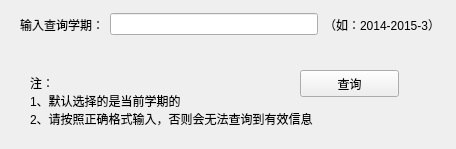
<?xml version="1.0" encoding="UTF-8"?>
<ui version="4.0">
 <class>SearchClassTableWidget</class>
 <widget class="QWidget" name="SearchClassTableWidget">
  <property name="geometry">
   <rect>
    <x>0</x>
    <y>0</y>
    <width>456</width>
    <height>149</height>
   </rect>
  </property>
  <property name="windowTitle">
   <string>查询参数选择</string>
  </property>
  <property name="windowIcon">
   <iconset resource="ustb_app.qrc">
    <normaloff>:/new/prefix1/imgs/icon.png</normaloff>:/new/prefix1/imgs/icon.png</iconset>
  </property>
  <widget class="QPushButton" name="searchBtn">
   <property name="geometry">
    <rect>
     <x>300</x>
     <y>70</y>
     <width>99</width>
     <height>27</height>
    </rect>
   </property>
   <property name="text">
    <string>查询</string>
   </property>
  </widget>
  <widget class="QWidget" name="layoutWidget">
   <property name="geometry">
    <rect>
     <x>20</x>
     <y>10</y>
     <width>421</width>
     <height>29</height>
    </rect>
   </property>
   <layout class="QHBoxLayout" name="horizontalLayout">
    <item>
     <widget class="QLabel" name="label">
      <property name="text">
       <string>输入查询学期：</string>
      </property>
     </widget>
    </item>
    <item>
     <widget class="QLineEdit" name="whichSemesterLineEdit"/>
    </item>
    <item>
     <widget class="QLabel" name="label_2">
      <property name="text">
       <string>（如：2014-2015-3）</string>
      </property>
     </widget>
    </item>
   </layout>
  </widget>
  <widget class="QLabel" name="label_3">
   <property name="geometry">
    <rect>
     <x>30</x>
     <y>60</y>
     <width>381</width>
     <height>81</height>
    </rect>
   </property>
   <property name="text">
    <string>注：
1、默认选择的是当前学期的
2、请按照正确格式输入，否则会无法查询到有效信息</string>
   </property>
  </widget>
  <zorder>layoutWidget</zorder>
  <zorder>label_3</zorder>
  <zorder>searchBtn</zorder>
 </widget>
 <resources>
  <include location="ustb_app.qrc"/>
 </resources>
 <connections/>
</ui>
